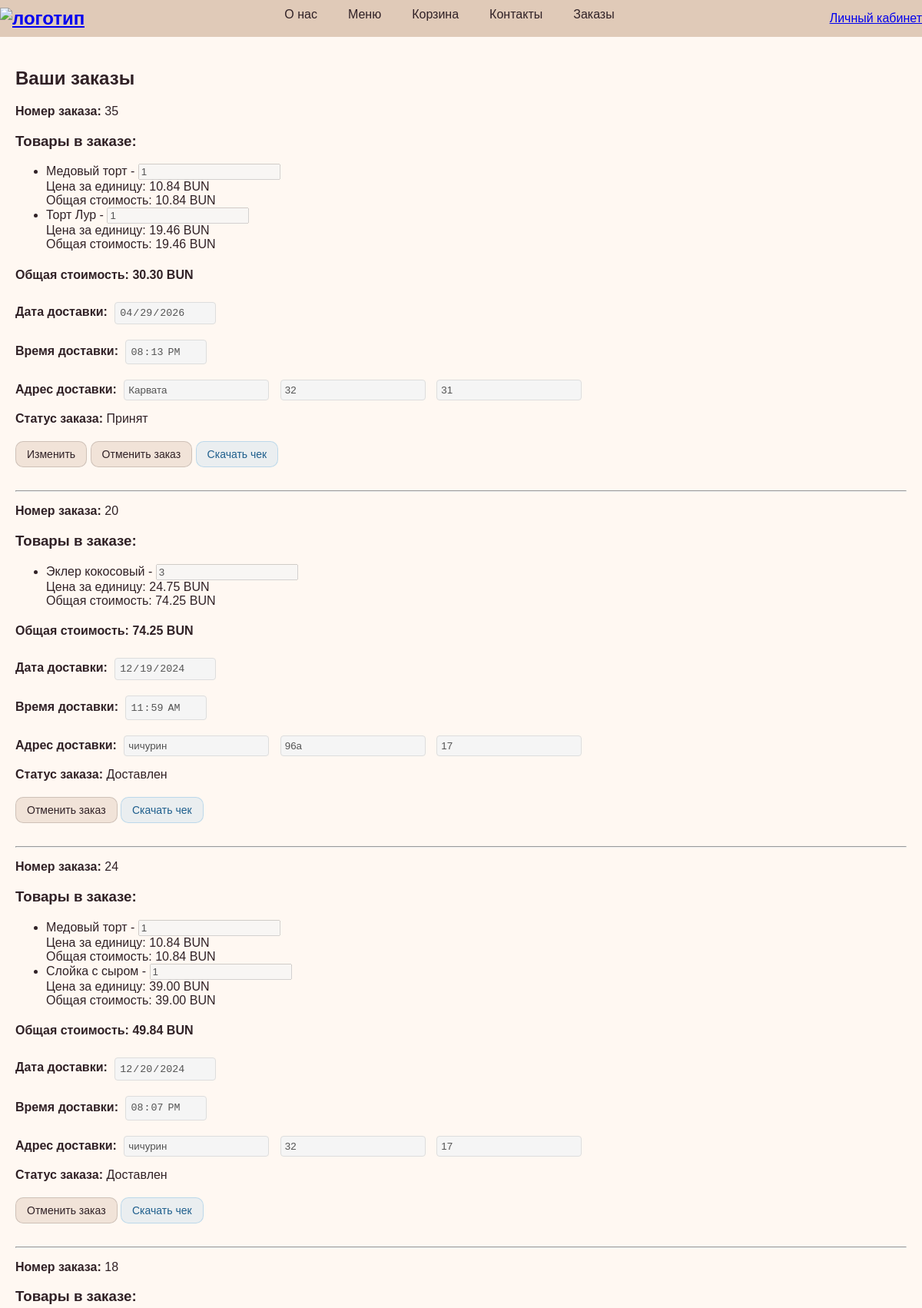
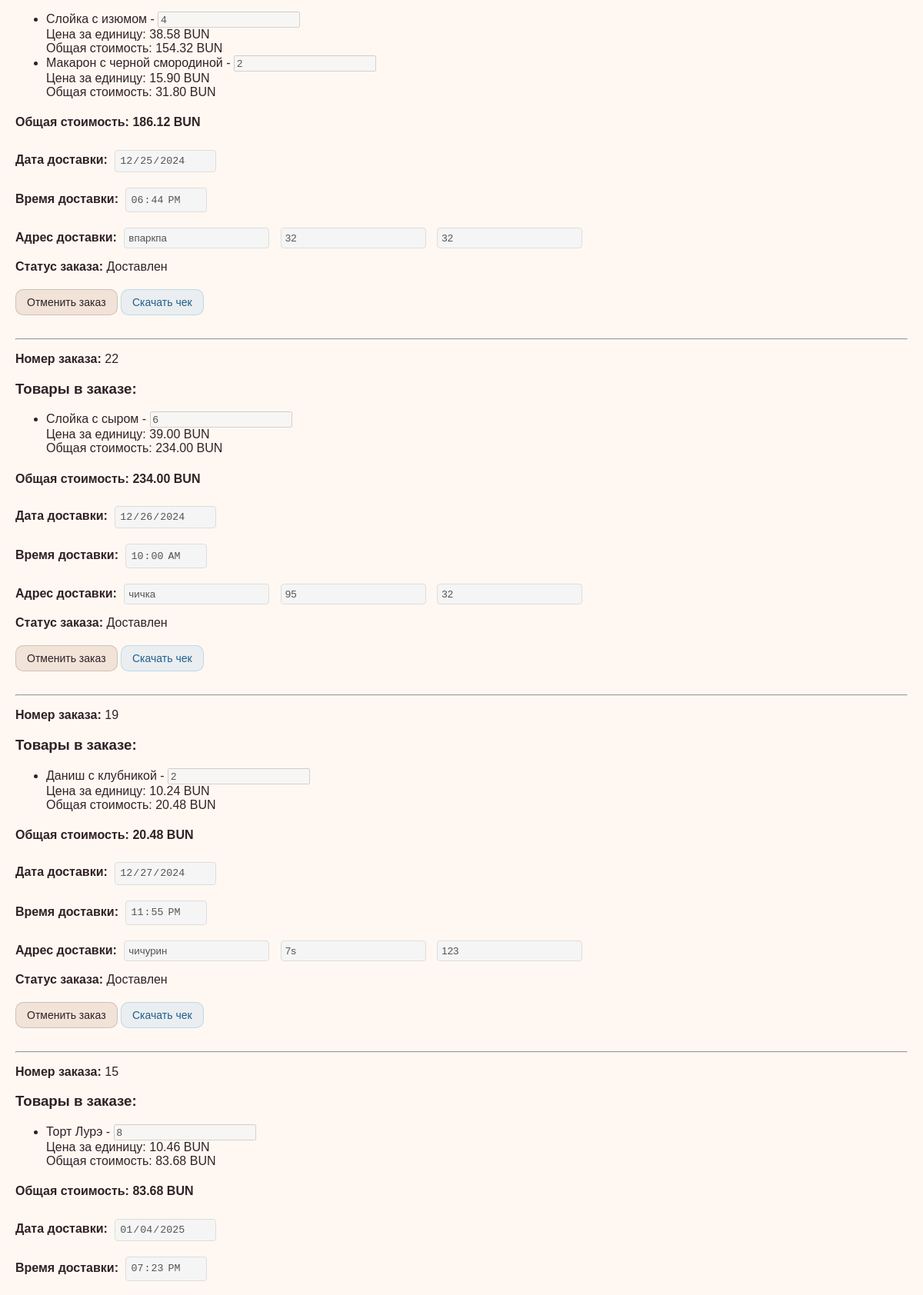
Screenshot of /order.php (signed in, upper part) with the database file from the repository (2 pictures, top to bottom).
### tables this page shows
CREATE TABLE `orders` (
  `number_order` int NOT NULL,
  `user_id` int NOT NULL,
  `user_name` varchar(255) NOT NULL,
  `addres_street` varchar(255) NOT NULL,
  `addres_house` varchar(50) NOT NULL,
  `addres_apt` varchar(50) DEFAULT NULL,
  `delivery_date` date NOT NULL,
  `delivery_time` time NOT NULL,
  `status` enum('Принят','Доставлен') NOT NULL,
  `total_price` decimal(10,2) DEFAULT '0.00'
);

CREATE TABLE `order_details` (
  `product_id` int NOT NULL,
  `number_order` int NOT NULL,
  `product_name` varchar(255) NOT NULL,
  `quantity` int NOT NULL,
  `price` decimal(10,2) NOT NULL,
  `total_price` decimal(10,2) DEFAULT '0.00'
);

### public/order.php (the view, shortened to what this page needs)
<?php
$userId = $_SESSION['user_id'];
$pdo = getDbConnection();
$stmt = $pdo->prepare('
    SELECT number_order, delivery_date, delivery_time, addres_street, addres_house, addres_apt, status
    FROM orders
    WHERE user_id = ?
    ORDER BY
        CASE
            WHEN status = "Принят" THEN 1
            ELSE 2
        END,
        delivery_date ASC,
        delivery_time ASC
');
$stmt->execute([$userId]);
$orderInfo = $stmt->fetchAll(PDO::FETCH_ASSOC);
?>
<!DOCTYPE html>
<html lang="ru">
<head>
    <link rel="stylesheet" href="styles.css">
</head>
<body>
    <header>
        <div class="logo">
            <a href="index.php">
                <img src="img/logo.png" alt="логотип" width="140" height="140" />
            </a>
        </div>
        <div class="sidebar">
            <a class="sidebar-1" href="about.php">О нас</a>
            <a class="sidebar-1" href="menu.php">Меню</a>
            <a class="sidebar-1" href="cart.php">Корзина</a>
            <a class="sidebar-1" href="cont.php">Контакты</a>
            <a class="sidebar-1" href="order.php">Заказы</a>
        </div>
        <div class="nav">
            <?php if (isset($_SESSION['user'])): ?>
                <a href="account.php">Личный кабинет</a>
            <?php else: ?>
                <a href="register.php">Авторизация</a>
            <?php endif; ?>
        </div>
    </header>
    <main>
    <?php if (!empty($orderInfo)): ?>
        <h2>Ваши заказы</h2>
        <?php foreach ($orderInfo as $order): ?>
            <div class="order">
            <p><strong>Номер заказа:</strong> <?= htmlspecialchars($order['number_order']) ?></p>
                <h3>Товары в заказе:</h3>
                <?php
                if (isset($order['number_order'])) {
                    $stmt = $pdo->prepare('
                        SELECT od.product_id, od.product_name, od.quantity, od.price
                        FROM order_details od
                        WHERE od.number_order = ?
                    ');
                    $stmt->execute([$order['number_order']]);
                    $orderItems = $stmt->fetchAll(PDO::FETCH_ASSOC);
                    $totalPrice = 0;
                    if ($orderItems): ?>
                        <form method="POST" action="order.php" class="order-form" data-order="<?= htmlspecialchars($order['number_order']) ?>">
                        <ul>
                            <?php foreach ($orderItems as $item):
                                $itemTotal = $item['price'] * $item['quantity'];
                                $totalPrice += $itemTotal;
                            ?>
                                <li>
                                        <?= htmlspecialchars($item['product_name']) ?> -
                                        <input type="number" name="quantity[]" value="<?= $item['quantity'] ?>" min="1" disabled>
                                    <br>
                                        Цена за единицу: <?= number_format($item['price'], 2) ?> BUN
                                    <br>
                                    Общая стоимость: <?= number_format($itemTotal, 2) ?> BUN
                                </li>
                            <?php endforeach; ?>
                        </ul>
                        <h4>Общая стоимость: <?= number_format($totalPrice, 2) ?> BUN</h4>
                            <div class="order-details">
                                <p><strong>Дата доставки:</strong>
                                    <input type="date" name="delivery_date" value="<?= htmlspecialchars($order['delivery_date']) ?>" disabled>
                                </p>
                                <p><strong>Время доставки:</strong>
                                    <input type="time" name="delivery_time" value="<?= htmlspecialchars($order['delivery_time']) ?>" disabled>
                                </p>
                                <p><strong>Адрес доставки:</strong>
                                    <input type="text" name="street" value="<?= htmlspecialchars($order['addres_street']) ?>" disabled>
                                    <input type="text" name="house" value="<?= htmlspecialchars($order['addres_house']) ?>" disabled>
                                    <input type="text" name="apt" value="<?= htmlspecialchars($order['addres_apt']) ?>" disabled>
                                </p>
                                <p><strong>Статус заказа:</strong> <?= htmlspecialchars($order['status'] ?? 'Неизвестно') ?></p>
                            </div>
                            <?php if ($order['status'] !== 'Доставлен'): ?>
                                <button type="button" class="edit-button">Изменить</button>
                            <?php endif; ?>
                            <button type="submit" name="cancel_order" class="cancel-button" value="<?= htmlspecialchars($order['number_order']) ?>">Отменить заказ</button>
                            <button type="button" class="get-button" onclick="window.location.href='order.php?get=<?= htmlspecialchars($order['number_order']) ?>'">Скачать чек</button>
                        </form>
                    <?php else: ?>
                        <p>Товары не найдены для этого заказа.</p>
                    <?php endif;
                } else {
                    echo "<p>Не удалось найти номер заказа.</p>";
                }
                ?>
                <hr>
            </div>
        <?php endforeach; ?>
    <?php else: ?>
        <p>У вас пока нет оформленных заказов.</p>
    <?php endif; ?>
    </main>
</body>
</html>

### public/styles.css (style rules this page uses)
:root { --color-primary: #e0cab8; --color-secondary: #fff8f2; --color-text: #302126; }
body { font-family: Arial, sans-serif; margin: 0; padding: 0; background-color: var(--color-secondary); color: var(--color-text); }
header { background-color: var(--color-primary); padding-top: 0px; padding-bottom: 0px; display: flex; justify-content: space-between; align-items: center; }
.logo { font-size: 24px; font-weight: bold; }
.sidebar { display: flex; flex-direction: row; }
.sidebar-1 { position: relative; margin-right: 20px; padding: 10px; text-decoration: none; color: #333; }
.sidebar-1::before { background: rgba(0,0,0,.702); bottom: 0; content: ""; height: 1px; left: 100%; position: absolute; right: 100%; transition: right 0s 300ms, left 300ms; }
.sidebar a { display: block; margin-bottom: 10px; text-decoration: none; color: var(--color-text); }
main { padding: 20px; }
:root { --btn-bg: rgba(224, 202, 184, 0.45); --btn-bg-hover: rgba(224, 202, 184, 0.70); --btn-border: rgba(48, 33, 38, 0.18); }
button { background-color: var(--btn-bg) !important; color: var(--color-text) !important; border: 1px solid var(--btn-border) !important; border-radius: 10px !important; padding: 8px 14px !important; box-shadow: none !important; }
.edit-button, .save-button, .delete-button, .get-button, .cancel-button, .update-button, .remove-button { color: var(--color-text) !important; background-color: var(--btn-bg) !important; border: 1px solid var(--btn-border) !important; }
.get-button, .add-product-button { background-color: rgba(52, 152, 219, 0.10) !important; color: #1f5f8d !important; border-color: rgba(52, 152, 219, 0.25) !important; }

### public/order.php (style rules this page uses)
.order-form { margin-bottom: 20px; }
.order-details input { margin: 5px; padding: 5px; border: 1px solid #ddd; border-radius: 4px; }
.order-details input:disabled { background-color: #f5f5f5; border: 1px solid #ddd; }
.edit-button, .save-button { padding: 8px 16px; margin: 10px 0; border: none; border-radius: 4px; cursor: pointer; font-size: 14px; }
.edit-button { background-color: #4CAF50; color: white; }
.order-details p { margin: 10px 0; }
.cancel-button { background-color: #dc3545; color: white; padding: 8px 16px; margin: 10px 0; border: none; border-radius: 4px; cursor: pointer; font-size: 14px; }
.get-button { background-color: #2196F3; color: white; padding: 8px 16px; margin: 10px 0; border: none; border-radius: 4px; cursor: pointer; font-size: 14px; }

### rows the page displays
orders: number_order "35", totalPrice "30.30", delivery_date "04/29/2026", delivery_time "20:13:00", street "Карвата", house "32", apt "31", status "Принят", shows "Изменить"
order_details: product_name "Медовый торт", quantity "1", price "10.84"
order_details: product_name "Торт Лур", quantity "1", price "19.46"
orders: number_order "20", totalPrice "74.25", delivery_date "12/19/2024", delivery_time "11:59:00", street "чичурин", house "96a", apt "17", status "Доставлен"
order_details: product_name "Эклер кокосовый", quantity "3", price "24.75", itemTotal "74.25"
orders: number_order "24", totalPrice "49.84", delivery_date "12/20/2024", delivery_time "20:07:00", street "чичурин", house "32", apt "17", status "Доставлен"
order_details: product_name "Слойка с сыром", quantity "1", price "39.00"
orders: number_order "18", totalPrice "186.12", delivery_date "12/25/2024", delivery_time "18:44:00", street "впаркпа", house "32", apt "32", status "Доставлен"
order_details: product_name "Слойка с изюмом", quantity "4", price "38.58", itemTotal "154.32"
order_details: product_name "Макарон с черной смородиной", quantity "2", price "15.90", itemTotal "31.80"
orders: number_order "22", totalPrice "234.00", delivery_date "12/26/2024", delivery_time "10:00:00", street "чичка", house "95", apt "32", status "Доставлен"
order_details: product_name "Слойка с сыром", quantity "6", price "39.00", itemTotal "234.00"
orders: number_order "19", totalPrice "20.48", delivery_date "12/27/2024", delivery_time "23:55:00", street "чичурин", house "7s", apt "123", status "Доставлен"
order_details: product_name "Даниш с клубникой", quantity "2", price "10.24", itemTotal "20.48"
orders: number_order "15", totalPrice "83.68", delivery_date "01/04/2025", delivery_time "19:23:00"
order_details: product_name "Торт Лурэ", quantity "8", price "10.46", itemTotal "83.68"
